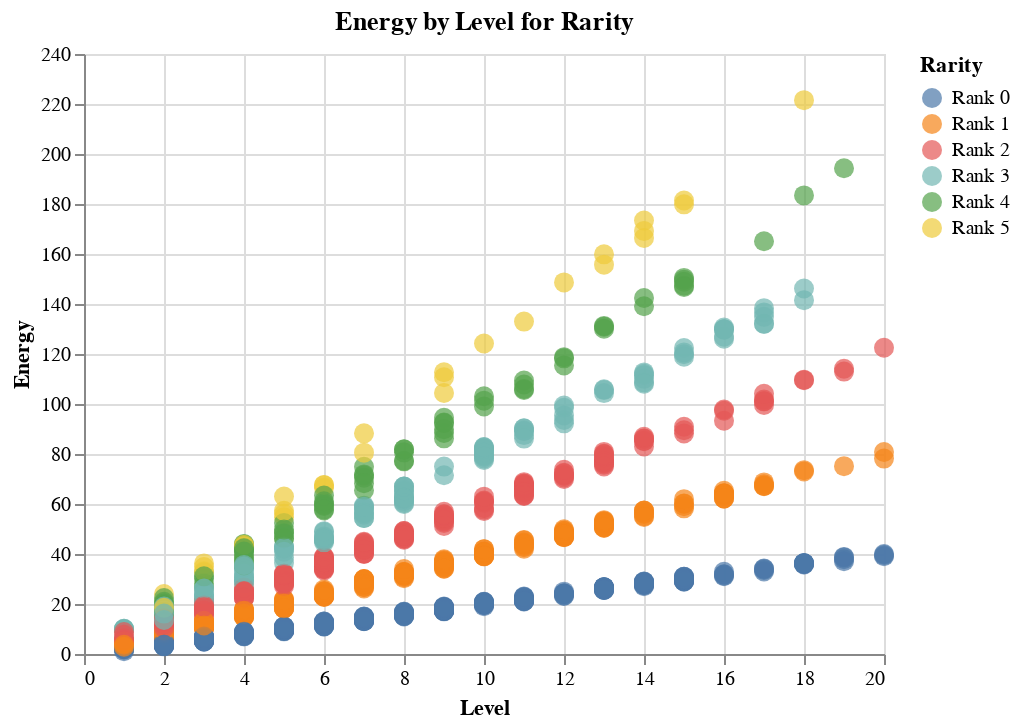

Source (notebook cell):
### Code cell
graph.chart(df, 'Level', 'Energy', 'Rarity')

### Figure 1 — Vega-Lite specification as saved in the notebook (floating-point values rounded to 4 significant figures; data arrays with more than 128 entries replaced by an {"elided": "..."} marker saying what was removed)
{"config": {"view": {"continuousWidth": 400, "continuousHeight": 300}}, "data": {"name": "data-d93351f8e9829672891d70149384cacf"}, "mark": {"type": "circle", "size": 100}, "encoding": {"color": {"field": "Rarity", "type": "nominal"}, "tooltip": [{"field": "Level", "type": "quantitative"}, {"field": "Rarity", "type": "nominal"}, {"field": "Damage", "type": "nominal"}, {"field": "Health", "type": "quantitative"}, {"field": "Energy", "type": "quantitative"}, {"field": "Sanity", "type": "quantitative"}], "x": {"field": "Level", "type": "quantitative"}, "y": {"field": "Energy", "type": "quantitative"}}, "title": "Energy by Level for Rarity", "$schema": "https://vega.github.io/schema/vega-lite/v4.17.0.json", "datasets": {"data-d93351f8e9829672891d70149384cacf": {"elided": "1000 records"}}}
